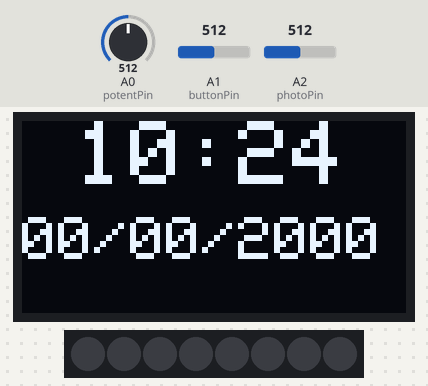
Bench run of a sketch on a simulated Arduino Uno, built with avr-gcc and run on an emulated ATmega328P. Parts: 128×64 one-colour display, 8 RGB LEDs in strip order, left to right. The inputs (shaded band) are chosen by the test bench; at power-on: A1 (buttonPin) = 512, A0 (potentPin) = 512, A2 (photoPin) = 512. The local clock reads 2024-03-15 10:24:30 at power-on unless the sketch sets it; what the sketch prints to the serial monitor is not drawn.

Above: at 3.7 s.
3.8 s: A1 (buttonPin) set to 787
6.8 s: A1 (buttonPin) set to 818
At 7.04 s:
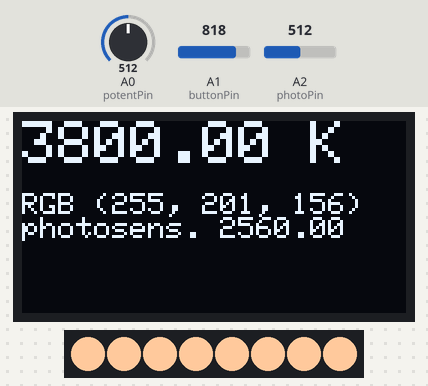
9.1 s: A0 (potentPin) set to 662
At 9.47 s:
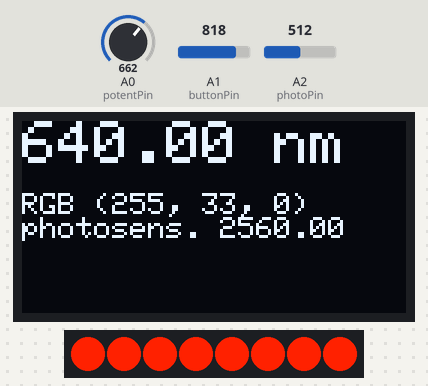
11.8 s: A0 (potentPin) set to 674
At 12.12 s:
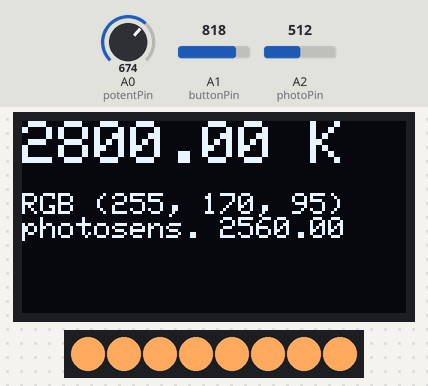
14.8 s: A2 (photoPin) set to 109
At 14.93 s:
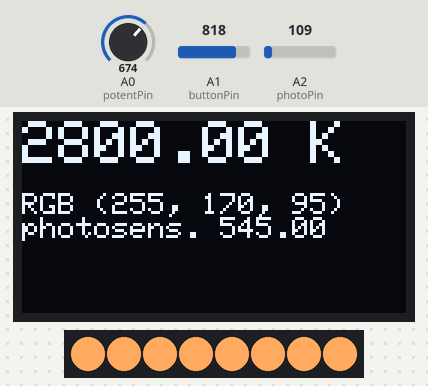
17.8 s: A2 (photoPin) set to 91
At 17.91 s:
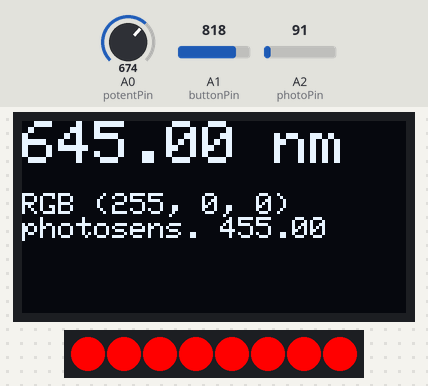
Timing chart, 0 to 21.8 s (numbered marks = the images above; inputs shaded):
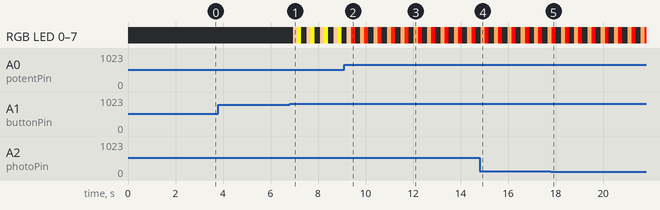

Measured:
- the behaviour switches between 800 and 801 on A1 (buttonPin) (found by bisection; images 0 and 1)
- the behaviour switches between 673 and 674 on A0 (potentPin) (found by bisection; images 2 and 3)
- the behaviour switches between 100 and 99 on A2 (photoPin) (found by bisection; images 4 and 5)
- after the input at 3.8 s, every drawn part: stays the same
- after the input at 6.8 s, RGB LED 0–7: off → RGB(255, 201, 156) after 0.16 s, then repeats every 0.56 s: RGB(255, 255, 0) 0.17 s, off 0.22 s, RGB(255, 201, 156) 0.17 s; the display: changes after 0.16 s (image 1)
- after the input at 9.1 s, the display: first differs from a run without the input after 0.29 s (image 2)

The sketch:

Pramien.ino
```cpp
#include <FastLED.h>
#include <Wire.h>
#include <Adafruit_SH1106.h>
#include <ThreeWire.h>
#include <RtcDS1302.h>
#include "photometrics.h"

#define OLED_RESET 4
Adafruit_SH1106 display(OLED_RESET);

#define STEP_TEMPERATURE 200
#define STEP_WAVELENGTH 2.5
#define POTENT_MIN 0
#define POTENT_MAX 1024
#define TIMESTEP 25
#define potentPin A0
#define buttonPin A1
#define photoPin A2

const char dayInWords[7][13] = {"NIADZIELIA", "PANIADZIELAK", "AUTORAK", "SERADA", "CZACWIER", "PIATNICA", "SUBOTA"};

short mode;
float step;
float value, oldValue;

int lcdOnDelay = 5000;

long time;

RtcDateTime now;
ThreeWire myWire(6, 7, 5);        // DAT, CLK, RST
RtcDS1302<ThreeWire> rtc(myWire);    // RTC Object

#define LED_PIN 2
#define NUM_LEDS 8
CRGB leds[NUM_LEDS];

void setup() {
  FastLED.addLeds<WS2812, LED_PIN, GRB>(leds, NUM_LEDS).setCorrection(0xFF5270);
  mode = 0;
  step = 0;
  rtc.Begin();

  //  RtcDateTime currentTime = RtcDateTime(__DATE__ , __TIME__);
  //  rtc.SetDateTime(currentTime);

  display.begin(SH1106_SWITCHCAPVCC, 0x3C);
  display.display();
  delay(500);

  display.clearDisplay();
  display.setTextColor(WHITE);
  display.setCursor(0, 0);
  display.SH1106_command(0x81);
  display.setTextSize(3);
  display.println("PRAMIEN");
  display.setTextSize(1);
  display.println("electronic clock");
  display.display();

  delay(2000);

  Serial.begin(9600);
}

void loop() {
  int potentiometer = constrain(analogRead(potentPin), POTENT_MIN, POTENT_MAX);
  if (analogRead(buttonPin) > 800) {
    delay(75);
    if (analogRead(buttonPin) > 800)
      switchMode();
  }
  if (mode == 0) {
    now = rtc.GetDateTime();
    //refreshLCD();
  }
  else if (mode == 1) {
    oldValue = value;
    value = map(potentiometer, POTENT_MAX, POTENT_MIN, 1000, 6500);
    value = round(value / step) * step;
    kelvinToRgb(value);
  }
  else if (mode == 2) {
    oldValue = value;
    value = map(potentiometer, POTENT_MAX, POTENT_MIN, 780, 380);
    value = round(value / step) * step;
    nmToRgb(value);
  }
  if (abs(value - oldValue) >= step) {
    refreshLEDs();
    time = millis();
  }
  refreshLCD();
  //  if ((millis() - time) >= lcdOnDelay) {
  //    if (mode == 0) {
  //      refreshLCD();
  //      time = millis();
  //    }
  //    else display.clearDisplay();
  //  }

  Serial.print("Mode: ");
  Serial.print(mode);
  Serial.print(", step=");
  Serial.print(step);
  Serial.print(", light=");
  Serial.print(analogRead(photoPin));
  Serial.print(", potentiometer=");
  Serial.print(analogRead(potentPin));
  Serial.print(", oldvalue=");
  Serial.print(oldValue);
  Serial.print(", value=");
  Serial.println(value);

  delay(TIMESTEP);
}

void refreshLEDs() {
  for (int i = 0; i <= NUM_LEDS; i++) {
    leds[i] = CRGB(red, green, blue);
    FastLED.show();
  }
}

void refreshLCD() {
  display.clearDisplay();
  display.setTextSize(2);
  display.setTextColor(WHITE);
  display.setCursor(0, 0);
  if (mode == 0) {
    char str1[8];
    sprintf(str1, " %02d:%02d", now.Hour(), now.Minute(), now.Second());
    display.setTextSize(3);
    display.print(str1);
    char str2[10];
    sprintf(str2, "%02d/%02d/%04d", now.Day(), now.Month(), now.Year());
    display.setTextSize(2);
    display.println();
    display.println();
    display.println(str2);
    //    display.println(dayInWords[0]);
  }
  else if (mode == 1) {
    display.print(value);
    display.println(" K");
    kelvinToRgb(value);
    showRGB();
  }
  else if (mode == 2) {
    display.print(value);
    display.println(" nm");
    nmToRgb(value);
    showRGB();
  }
  display.display();
}

void switchMode() {
  mode++;
  if (mode > 2) {
    mode = 0;
  }
  if (mode == 0) {
    step = 0;
    red = 0;
    green = 0;
    blue = 0;
    refreshLEDs();
    refreshLCD();
  }
  else if (mode == 1) {
    step = STEP_TEMPERATURE;
    intensity = 255;
  }
  else if (mode == 2) {
    step = STEP_WAVELENGTH;
    intensity = 255;
  }
}

void showRGB() {
  display.setTextSize(1);
  display.println();
  char str[20];
  sprintf(str, "RGB (%d, %d, %d)", red, green, blue);
  display.println(str);
  display.print("photosens. ");
  display.println(analogRead(photoPin) * 5.0);
}
```

photometrics.h
```cpp
int red, green, blue;
int intensity = 255;

void kelvinToRgb(int temperature) {
  temperature = constrain(temperature, 1000, 40000);
  temperature /= 100;
  if (temperature <= 66)
    red = intensity;
  else
    red = (int) round(329.7 * (pow(temperature - 60, -0.13)));
  red = constrain(red, 0, intensity);
  if (temperature <= 66)
    green = (int) round(99.5 * log(temperature) - 161.12);
  else
    green = (int) round(288.1 * (pow(temperature - 60, -0.08)));
  green = constrain(green, 0, intensity);
  if (temperature >= 66)
    blue = intensity;
  else if (temperature <= 19)
    blue = 0;
  else
    blue = (int) round(138.5 * log(temperature - 10) - 305.04);
  blue = constrain(blue, 0, intensity);
}

void nmToRgb(float wavelength) {
  float gamma = 0.80;
  float factor;
  float r, g, b;
  if ((wavelength >= 380.0) && (wavelength < 440.0)) {
    r = -(wavelength - 440.0) / (440.0 - 380.0);
    g = 0.0;
    b = 1.0;
  } else if ((wavelength >= 440.0) && (wavelength < 490.0)) {
    r = 0.0;
    g = (wavelength - 440.0) / (490.0 - 440.0);
    b = 1.0;
  } else if ((wavelength >= 490.0) && (wavelength < 510.0)) {
    r = 0.0;
    g = 1.0;
    b = -(wavelength - 510.0) / (510.0 - 490.0);
  } else if ((wavelength >= 510.0) && (wavelength < 580.0)) {
    r = (wavelength - 510.0) / (580.0 - 510.0);
    g = 1.0;
    b = 0.0;
  } else if ((wavelength >= 580.0) && (wavelength < 645.0)) {
    r = 1.0;
    g = -(wavelength - 645.0) / (645.0 - 580.0);
    b = 0.0;
  } else if ((wavelength >= 645.0) && (wavelength < 781.0)) {
    r = 1.0;
    g = 0.0;
    b = 0.0;
  } else {
    r = 0.0;
    g = 0.0;
    b = 0.0;
  };
  // Let the intensity fall off near the vision limits
  if ((wavelength >= 380.0) && (wavelength < 420.0)) {
    factor = 0.3 + 0.7 * (wavelength - 380.0) / (420.0 - 380.0);
  } else if ((wavelength >= 420.0) && (wavelength < 701.0)) {
    factor = 1.0;
  } else if ((wavelength >= 701.0) && (wavelength < 781.0)) {
    factor = 0.3 + 0.7 * (780.0 - wavelength) / (780.0 - 700.0);
  } else {
    factor = 0.0;
  };
  if (r != 0) {
    r = round(intensity * pow(r * factor, gamma));
  }
  if (g != 0) {
    g = round(intensity * pow(g * factor, gamma));
  }
  if (b != 0) {
    b = round(intensity * pow(b * factor, gamma));
  };
  red = constrain(r, 0, intensity);
  green = constrain(g, 0, intensity);
  blue = constrain(b, 0, intensity);
}
```
